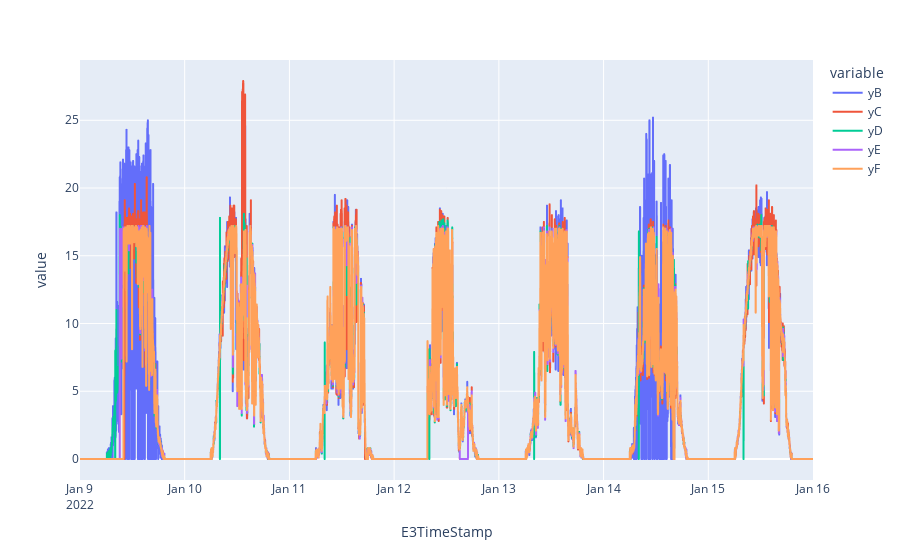

The code cell stored with this chart in its notebook:
### Code cell
df_teste = df_anomaly[(df_anomaly.index >= '2022-01-09') & (df_anomaly.index < '2022-01-16')]
plt.plot(x = df_teste.index,y= [df_teste['yB'],df_teste['yC'],df_teste['yD'],df_teste['yE'],df_teste['yF']], data_frame=df_teste, kind='line')

### Figure 1 — Plotly figure (JSON) as saved in the notebook; plotly's stock layout.template omitted (floating-point values rounded to 4 significant figures; data arrays with more than 128 entries replaced by an {"elided": "..."} marker saying what was removed)
{"data": [{"hovertemplate": "variable=yB<br>E3TimeStamp=%{x}<br>value=%{y}<extra></extra>", "legendgroup": "yB", "line": {"color": "#636efa", "dash": "solid"}, "marker": {"symbol": "circle"}, "mode": "lines", "name": "yB", "showlegend": true, "type": "scattergl", "x": {"elided": "10080 str values"}, "xaxis": "x", "y": {"elided": "10080 float values"}, "yaxis": "y"}, {"hovertemplate": "variable=yC<br>E3TimeStamp=%{x}<br>value=%{y}<extra></extra>", "legendgroup": "yC", "line": {"color": "#EF553B", "dash": "solid"}, "marker": {"symbol": "circle"}, "mode": "lines", "name": "yC", "showlegend": true, "type": "scattergl", "x": {"elided": "10080 str values"}, "xaxis": "x", "y": {"elided": "10080 float values"}, "yaxis": "y"}, {"hovertemplate": "variable=yD<br>E3TimeStamp=%{x}<br>value=%{y}<extra></extra>", "legendgroup": "yD", "line": {"color": "#00cc96", "dash": "solid"}, "marker": {"symbol": "circle"}, "mode": "lines", "name": "yD", "showlegend": true, "type": "scattergl", "x": {"elided": "10080 str values"}, "xaxis": "x", "y": {"elided": "10080 float values"}, "yaxis": "y"}, {"hovertemplate": "variable=yE<br>E3TimeStamp=%{x}<br>value=%{y}<extra></extra>", "legendgroup": "yE", "line": {"color": "#ab63fa", "dash": "solid"}, "marker": {"symbol": "circle"}, "mode": "lines", "name": "yE", "showlegend": true, "type": "scattergl", "x": {"elided": "10080 str values"}, "xaxis": "x", "y": {"elided": "10080 float values"}, "yaxis": "y"}, {"hovertemplate": "variable=yF<br>E3TimeStamp=%{x}<br>value=%{y}<extra></extra>", "legendgroup": "yF", "line": {"color": "#FFA15A", "dash": "solid"}, "marker": {"symbol": "circle"}, "mode": "lines", "name": "yF", "showlegend": true, "type": "scattergl", "x": {"elided": "10080 str values"}, "xaxis": "x", "y": {"elided": "10080 float values"}, "yaxis": "y"}], "layout": {"legend": {"title": {"text": "variable"}, "tracegroupgap": 0}, "margin": {"t": 60}, "xaxis": {"anchor": "y", "domain": [0, 1], "title": {"text": "E3TimeStamp"}}, "yaxis": {"anchor": "x", "domain": [0, 1], "title": {"text": "value"}}}}
